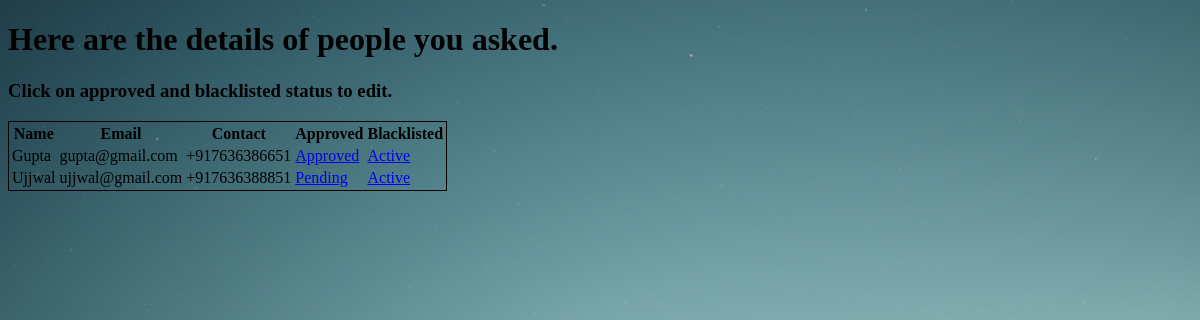
The app's page /view-staff (signed in) with its own data.
### models.py (models this page shows)
class User(db.Model):
    __tablename__="users"
    user_id=db.Column(db.Integer,primary_key=True)
    name=db.Column(db.String(100),nullable=False)
    email=db.Column(db.String(150),unique=True,nullable=False)
    password=db.Column(db.String(255),nullable=False)
    contact=db.Column(db.String(20),nullable=False)
    role=db.Column(db.String(50),nullable=False)
    approved=db.Column(db.Boolean,default=False)
    blacklisted=db.Column(db.Boolean,nullable=False,default=False)
    bookings=db.relationship("Booking",backref="user",lazy=True)
    assigned_treks=db.relationship("Trek",backref="staff",lazy=True,foreign_keys="Trek.assigned_staff_id")

### app.py (the view)
@app.route("/view-staff")
def viewstaff():
    if session.get("role")!="admin":
        return "You are not the Admin"
    staffs=User.query.filter_by(role="staff").all()
    return render_template("admin/view-users.html",users=staffs)

### templates/admin/view-users.html (shortened to what this page needs)
<!DOCTYPE html>
<html lang="en">
<head>
    <link href="../static/css/style.css" rel="stylesheet">
</head>
<body class="bg-mountains">
    <h1>Here are the details of people you asked.</h1>
    <h3>Click on approved and blacklisted status to edit.</h3>
    <table style="border: 1px solid;">
        <tr>
            <th>Name</th>
            <th>Email</th>
            <th>Contact</th>
            <th>Approved</th>
            <th>Blacklisted</th>
        </tr>
        {% for user in users %}
        <tr>
            <td>{{user.name}}</td>
            <td>{{user.email}}</td>
            <td>{{user.contact}}</td>
            <td>
                <a href="/approvestatus/{{user.user_id}}">
                    {% if user.approved %}
                        Approved
                    {% else %}
                        Pending
                    {% endif %}
                </a>
            </td>
            <td>
                <a href="/blackliststatus/{{user.user_id}}">
                    {% if user.blacklisted %}
                        Blacklisted
                    {% else %}
                        Active
                    {% endif %}
                </a>
            </td>
        </tr>
        {% endfor %}
    </table>
</body>
</html>

### static/css/style.css (style rules this page uses)
.bg-mountains { background-image: url(../images/login-page-mountains.jpg); background-repeat: no-repeat; background-size: cover; background-position: center; min-height: 90vh; }

### records on screen
User: name "Gupta", email "gupta@gmail.com", contact "+917636386651", approved "Approved", blacklisted "Active"
User: name "Ujjwal", email "ujjwal@gmail.com", contact "+917636388851", approved "Pending", blacklisted "Active"
